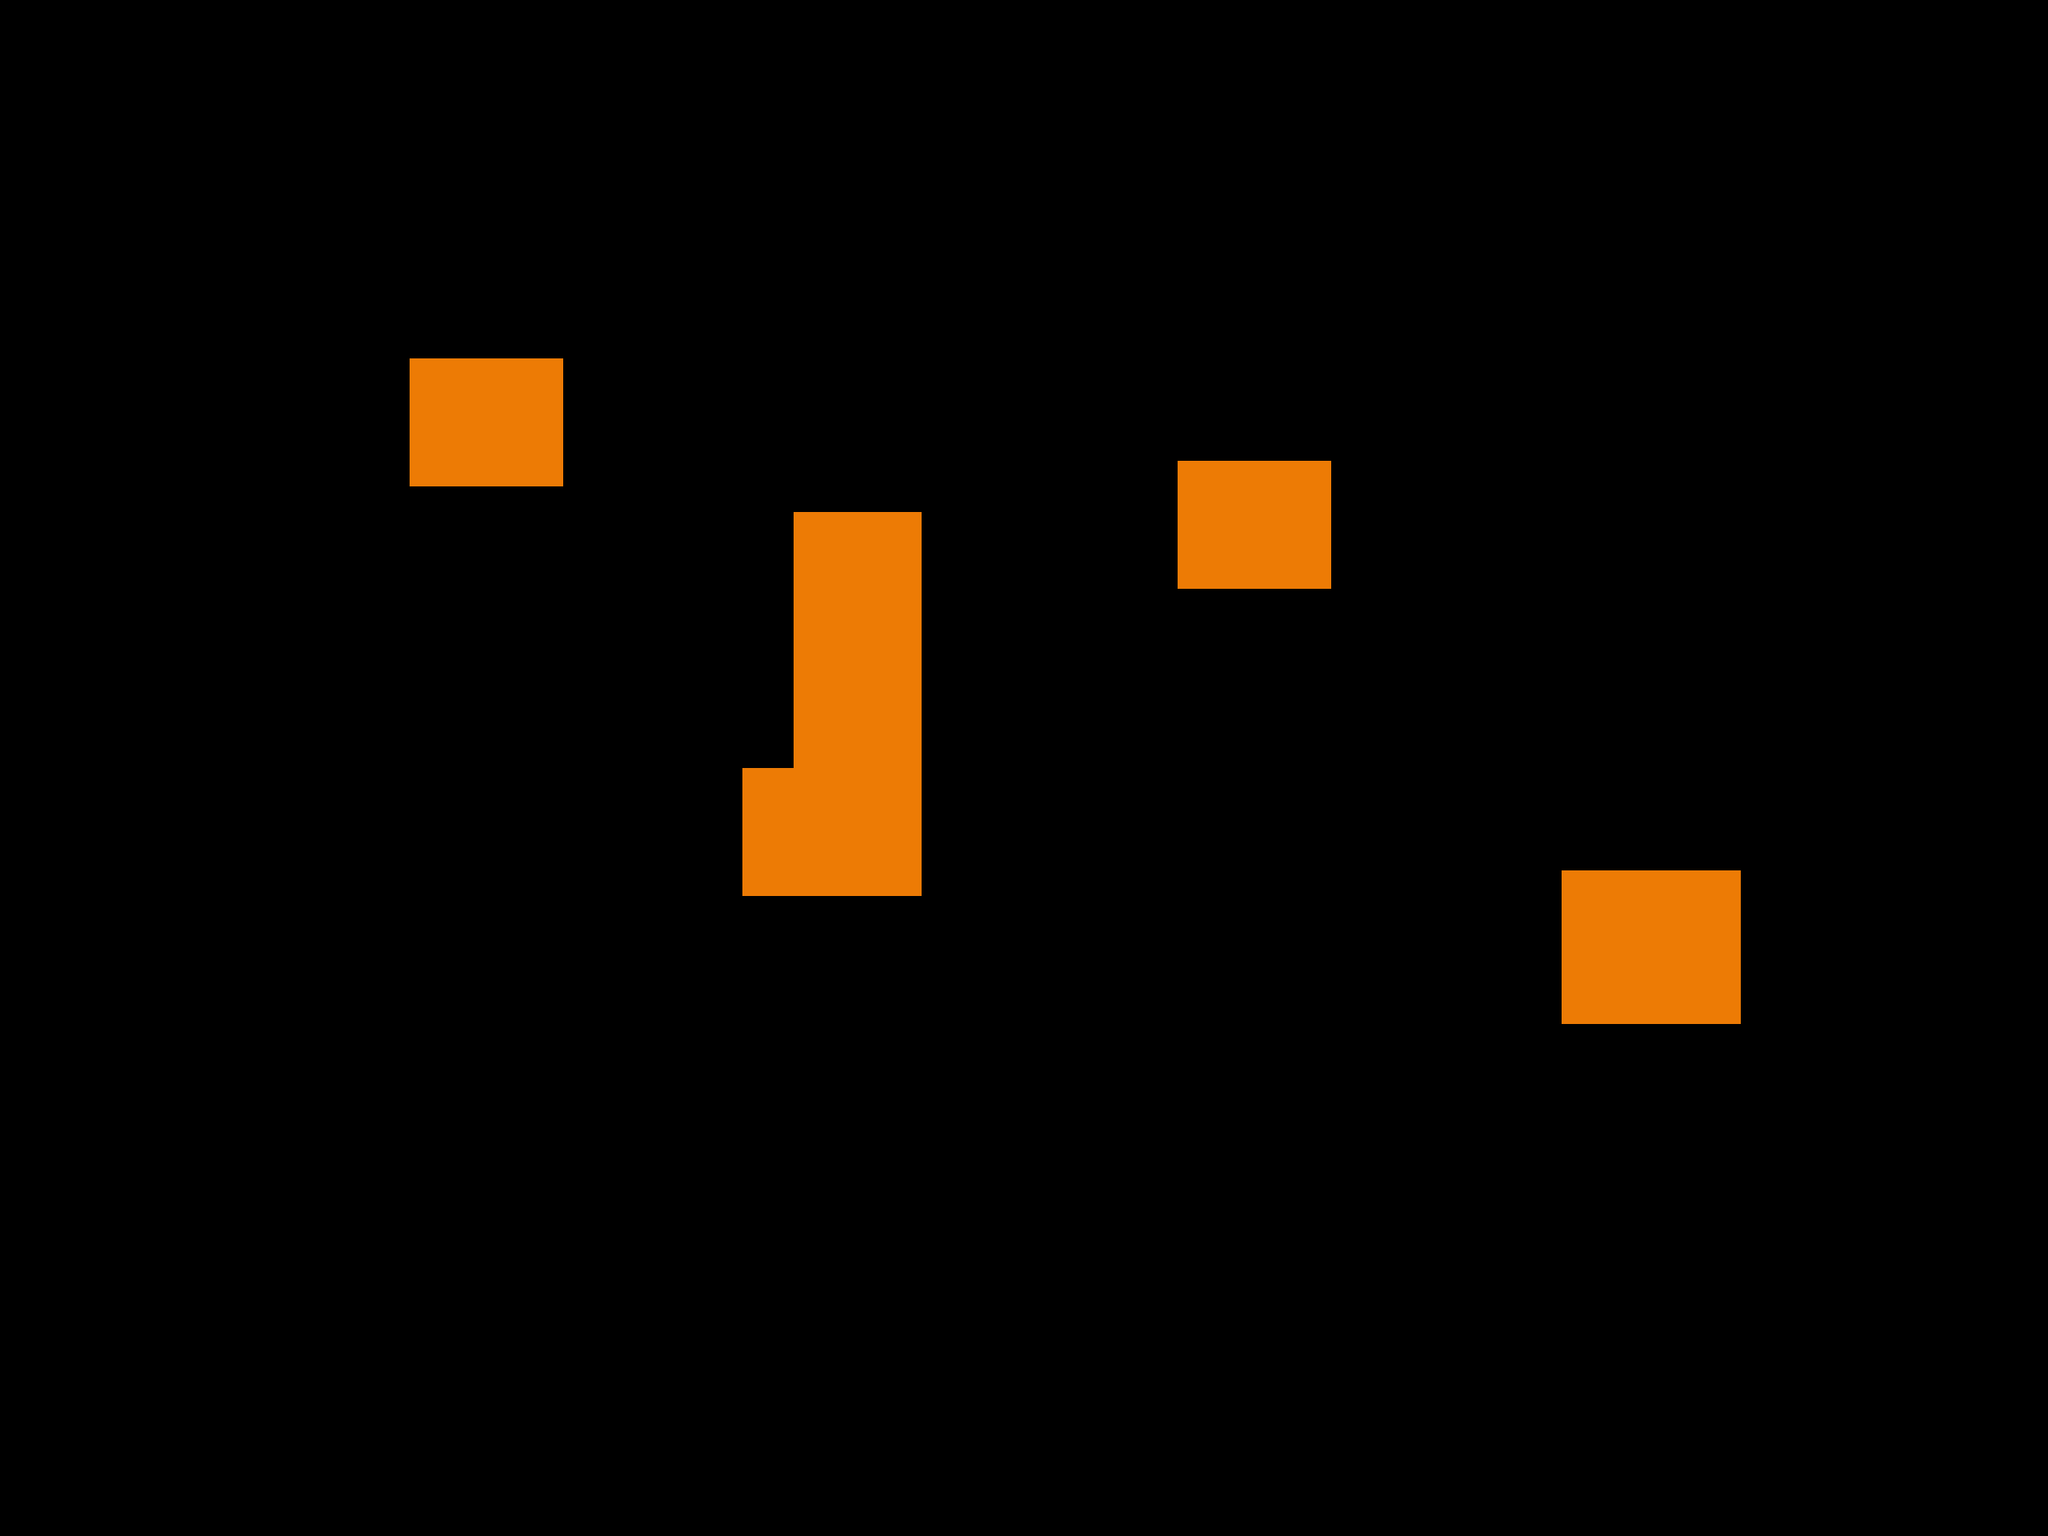

A 2D game scene composited from a Tiled map and its tileset images. What follows is a short description and the map's XML, with each tile layer's data collapsed to a summary:
An orthogonal 80x60 tile map with 32x32 px tiles, 1 tile layer (collision).

<map version="1.2" tiledversion="1.2.0" orientation="orthogonal" renderorder="right-down" width="80" height="60" tilewidth="32" tileheight="32" infinite="0" nextlayerid="2" nextobjectid="1">
 <tileset firstgid="1" source="tileset_levent.tsx" />
 <layer id="1" name="collision" width="80" height="60">
  <data>[4800 cells, 187 non-empty, 1 distinct tile ids]</data>
 </layer>
</map>
